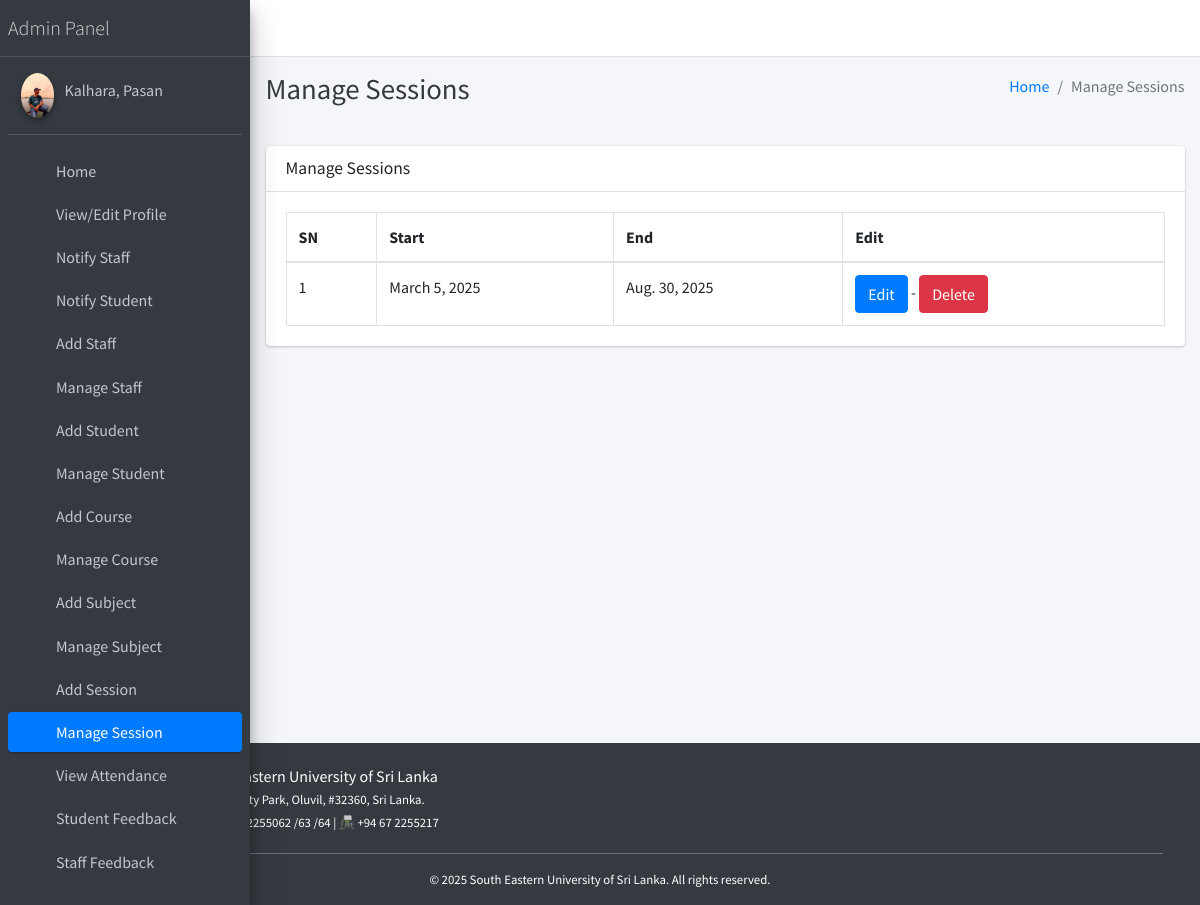
The app's page /session/manage/ (signed in) with its own data.
### main_app/models.py (models this page shows, shortened)
class CustomUser(AbstractUser):
    USER_TYPE = ((1, "HOD"), (2, "Staff"), (3, "Student"))
    GENDER = [("M", "Male"), ("F", "Female")]
    username = None  # Removed username, using email instead
    email = models.EmailField(unique=True)
    user_type = models.CharField(default=1, choices=USER_TYPE, max_length=1)
    gender = models.CharField(max_length=1, choices=GENDER)
    profile_pic = models.ImageField()
    address = models.TextField()
    fcm_token = models.TextField(default="")  # For firebase notifications
    created_at = models.DateTimeField(auto_now_add=True)
    updated_at = models.DateTimeField(auto_now=True)
    USERNAME_FIELD = "email"
    REQUIRED_FIELDS = []
    objects = CustomUserManager()
    def __str__(self):
        return self.last_name + ", " + self.first_name

class Session(models.Model):
    start_year = models.DateField()
    end_year = models.DateField()

### main_app/hod_views.py (the view)
# urls.py: path("session/manage/", hod_views.manage_session, name='manage_session'),
def manage_session(request):
    sessions = Session.objects.all()
    context = {'sessions': sessions, 'page_title': 'Manage Sessions'}
    return render(request, "hod_template/manage_session.html", context)

### main_app/templates/hod_template/manage_session.html
{% extends 'main_app/base.html' %}
{% load static %}
{% block page_title %}{{page_title}}{% endblock page_title %}
{% block content %}
<section class="content">
    <div class="container-fluid">
        <div class="row">
            <div class="col-md-12">
                <div class="card">
                    <div class="card-header">
                        <h3 class="card-title">{{page_title}}</h3>
                    </div>
                    <div class="card-body">
                        <table id="example2" class="table table-bordered table-hover">
                            <thead>
                                <tr>
                                    <th>SN</th>
                                    <th>Start</th>
                                    <th>End</th>
                                    <th>Edit</th>
                                </tr>
                            </thead>
                            <tbody>
                                {% for session in sessions %}
                                <tr>
                                    <td>{{ forloop.counter }}</td>
                                    <td>{{session.start_year}}</td>
                                    <td>{{session.end_year}}</td>
                                    <td><a href="{% url 'edit_session' session.id %}" class="btn btn-primary">Edit</a> - <a href="{% url 'delete_session' session.id %}" onclick="return confirm('Are you sure you want to delete this ?')" class="btn btn-danger">Delete</a> </td>
                                </tr>
                                {% endfor %}
                            </tbody>
                        </table>
                    </div>
                </div>
            </div>
        </div>
    </div>
</section>
{% endblock content %}

### main_app/templates/main_app/sidebar_template.html (shortened to what this page needs)
{% load static %}
<aside class="main-sidebar sidebar-dark-primary elevation-4">
{% if request.user.user_type == '1' %}
    <a href="{% url 'admin_home' %}" class="brand-link">
        <span class="brand-text font-weight-light">Admin Panel</span>
    </a>
    <div class="sidebar">
        <div class="user-panel mt-3 pb-3 mb-3 d-flex">
            <div class="image">
                <img src="{{ request.user.profile_pic }}" class="img-circle elevation-2" alt="User Image">
            </div>
            <div class="info">
                <a href="#" class="d-block">{{ user }}</a>
            </div>
        </div>
        <nav class="mt-2">
            <ul class="nav nav-pills nav-sidebar flex-column" role="menu">
                <li class="nav-item">
                    {% url 'admin_home' as admin_home %}
                    <a href="{{ admin_home }}" class="nav-link {% if admin_home == request.path %} active {% endif %}">
                        <i class="nav-icon fas fa-tachometer-alt"></i>
                        <p>Home</p>
                    </a>
                </li>
                <li class="nav-item">
                    {% url 'admin_view_profile' as admin_view_profile %}
                    <a href="{{ admin_view_profile }}" class="nav-link {% if admin_view_profile == request.path %} active {% endif %}">
                        <i class="nav-icon fas fa-user-cog"></i>
                        <p>View/Edit Profile</p>
                    </a>
                </li>
                <li class="nav-item">
                    {% url 'admin_notify_staff' as admin_notify_staff %}
                    <a href="{{ admin_notify_staff }}" class="nav-link {% if admin_notify_staff == request.path %} active {% endif %}">
                        <i class="nav-icon fas fa-bullhorn"></i>
                        <p>Notify Staff</p>
                    </a>
                </li>
                <li class="nav-item">
                    {% url 'admin_notify_student' as admin_notify_student %}
                    <a href="{{ admin_notify_student }}" class="nav-link {% if admin_notify_student == request.path %} active {% endif %}">
                        <i class="nav-icon fas fa-bullhorn"></i>
                        <p>Notify Student</p>
                    </a>
                </li>
                <li class="nav-item">
                    {% url 'add_staff' as add_staff %}
                    <a href="{{ add_staff }}" class="nav-link {% if add_staff == request.path %} active {% endif %}">
                        <i class="nav-icon fas fa-user-plus"></i>
                        <p>Add Staff</p>
                    </a>
                </li>
                <li class="nav-item">
                    {% url 'manage_staff' as manage_staff %}
                    {% url 'edit_staff' staff_id as edit_staff %}
                    <a href="{{ manage_staff }}" class="nav-link {% if manage_staff == request.path or request.path == edit_staff %} active {% endif %}">
                        <i class="nav-icon fas fa-users"></i>
                        <p>Manage Staff</p>
                    </a>
                </li>
                <li class="nav-item">
                    {% url 'add_student' as add_student %}
                    <a href="{{ add_student }}" class="nav-link {% if add_student == request.path %} active {% endif %}">
                        <i class="nav-icon fas fa-user-graduate"></i>
                        <p>Add Student</p>
                    </a>
                </li>
                <li class="nav-item">
                    {% url 'manage_student' as manage_student %}
                    {% url 'edit_student' student_id as edit_student %}
                    <a href="{{ manage_student }}" class="nav-link {% if edit_student == request.path or manage_student == request.path %} active {% endif %}">
                        <i class="nav-icon fas fa-users"></i>
                        <p>Manage Student</p>
                    </a>
                </li>
                <li class="nav-item">
                    {% url 'add_course' as add_course %}
                    <a href="{{ add_course }}" class="nav-link {% if add_course == request.path %} active {% endif %}">
                        <i class="nav-icon fas fa-book"></i>
                        <p>Add Course</p>
                    </a>
                </li>
                <li class="nav-item">
                    {% url 'manage_course' as manage_course %}
                    {% url 'edit_course' course_id as edit_course %}
                    <a href="{{ manage_course }}" class="nav-link {% if edit_course == request.path or manage_course == request.path %} active {% endif %}">
                        <i class="nav-icon fas fa-book-open"></i>
                        <p>Manage Course</p>
                    </a>
                </li>
                <li class="nav-item">
                    {% url 'add_subject' as add_subject %}
                    <a href="{{ add_subject }}" class="nav-link {% if add_subject == request.path %} active {% endif %}">
                        <i class="nav-icon fas fa-chalkboard-teacher"></i>
                        <p>Add Subject</p>
                    </a>
                </li>
                <li class="nav-item">
                    {% url 'manage_subject' as manage_subject %}
                    {% url 'edit_subject' subject_id as edit_subject %}
                    <a href="{{ manage_subject }}" class="nav-link {% if edit_subject == request.path or manage_subject == request.path %} active {% endif %}">
                        <i class="nav-icon fas fa-book-reader"></i>
                        <p>Manage Subject</p>
                    </a>
                </li>
                <li class="nav-item">
                    {% url 'add_session' as add_session %}
                    <a href="{{ add_session }}" class="nav-link {% if add_session == request.path %} active {% endif %}">
                        <i class="nav-icon fas fa-calendar-plus"></i>
                        <p>Add Session</p>
                    </a>
                </li>
                <li class="nav-item">
                    {% url 'manage_session' as manage_session %}
                    {% url 'edit_session' session_id as edit_session %}
                    <a href="{{ manage_session }}" class="nav-link {% if edit_session == request.path or manage_session == request.path %} active {% endif %}">
                        <i class="nav-icon fas fa-calendar-alt"></i>
                        <p>Manage Session</p>
                    </a>
                </li>
                <li class="nav-item">
                    {% url 'admin_view_attendance' as admin_view_attendance %}
                    <a href="{{ admin_view_attendance }}" class="nav-link {% if admin_view_attendance == request.path %} active {% endif %}">
                        <i class="nav-icon fas fa-clipboard-list"></i>
                        <p>View Attendance</p>
                    </a>
                </li>
                <li class="nav-item">
                    {% url 'student_feedback_message' as student_feedback_message %}
                    <a href="{{ student_feedback_message }}" class="nav-link {% if student_feedback_message == request.path %} active {% endif %}">
                        <i class="nav-icon fas fa-comment-dots"></i>
                        <p>Student Feedback</p>
                    </a>
                </li>
                <li class="nav-item">
                    {% url 'staff_feedback_message' as staff_feedback_message %}
                    <a href="{{ staff_feedback_message }}" class="nav-link {% if staff_feedback_message == request.path %} active {% endif %}">
                        <i class="nav-icon fas fa-comments"></i>
                        <p>Staff Feedback</p>
                    </a>
                </li>
                <li class="nav-item">
                    {% url 'view_staff_leave' as view_staff_leave %}
                    <a href="{{ view_staff_leave }}" class="nav-link {% if view_staff_leave == request.path %} active {% endif %}">
                        <i class="nav-icon fas fa-user-clock"></i>
                        <p>Staff Leave</p>
                    </a>
                </li>
{% endif %}
</ul>
</nav>
</div>
</aside>

### records on screen
CustomUser: user.profile_pic (picture), last_name+first_name "Kalhara, Pasan"
Session: start_year "March 5, 2025", end_year "Aug. 30, 2025"

### other values on screen
{{ page_title }} "Manage Sessions"
